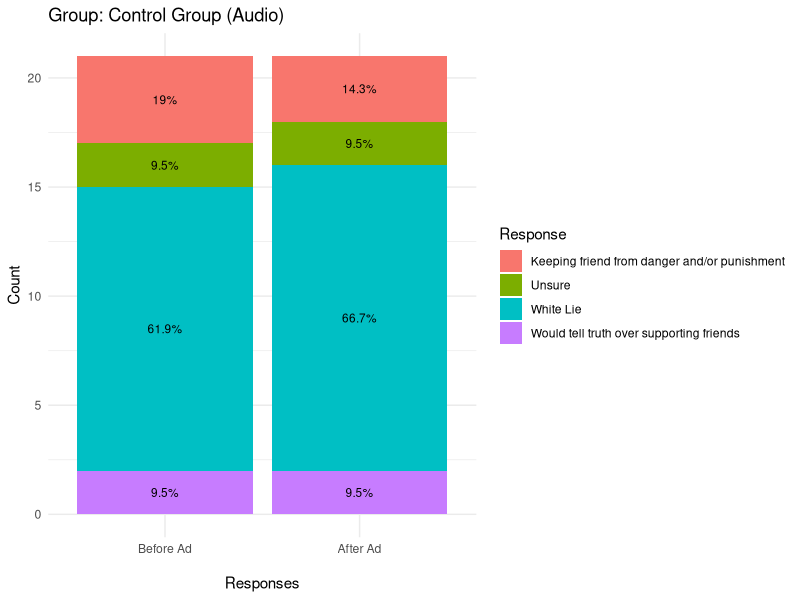
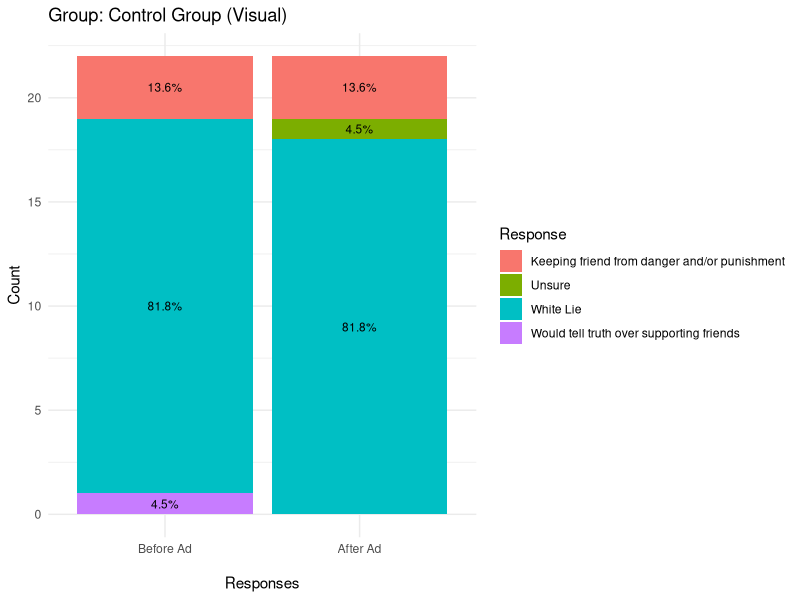
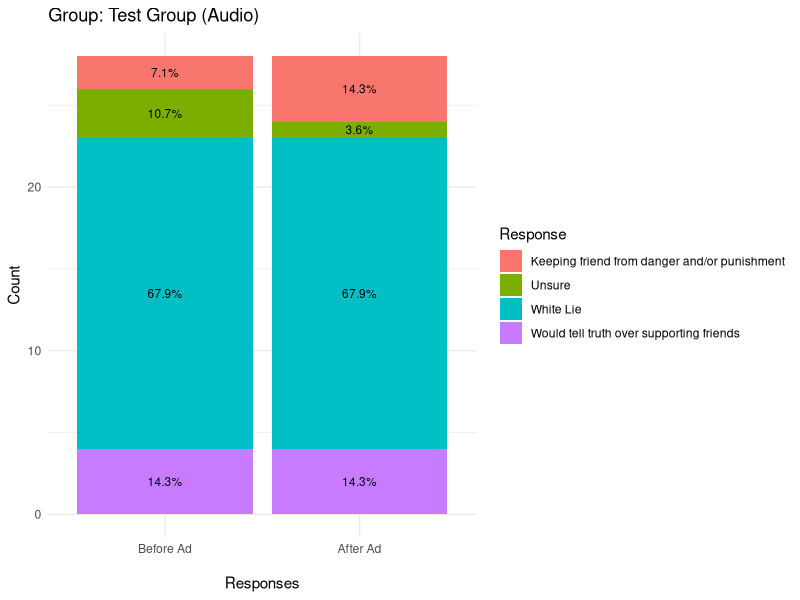
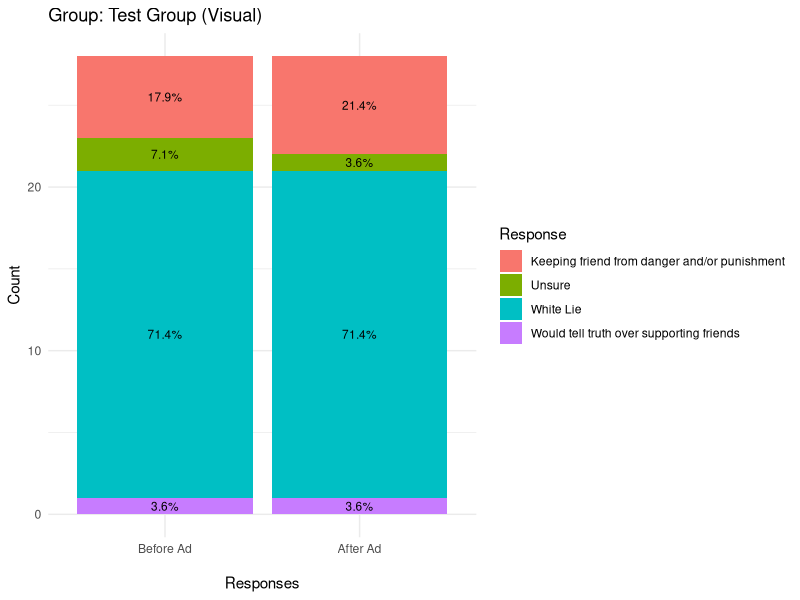

The R script that drew these images, in order: (Note: this script raises an error after producing the figures.)
## ---- chunk 1

library(tidyr)
library(gridExtra)
library(readxl)
library(dplyr)
library(corrplot)
library(writexl)
library(ggplot2)
## ---- chunk 2

lying <- read_excel("data/lying_data.xlsx")

library(dplyr)
library(tidyr)
library(ggplot2)

# Step 1: Reshape, include GROUP, relabel columns
type_of_lie_long <- lying %>%
  select(GROUP, QQ3_TYPE_OF_LIE, QQ3_LIE_2_SUMMARY) %>%
  pivot_longer(cols = c(QQ3_TYPE_OF_LIE, QQ3_LIE_2_SUMMARY),
               names_to = "QuestionType",
               values_to = "Response") %>%
  drop_na() %>%
  mutate(QuestionType = recode(QuestionType,
                               QQ3_TYPE_OF_LIE = "Before Ad",
                               QQ3_LIE_2_SUMMARY = "After Ad"))

# Step 2: Count and calculate percentages for each GROUP
lie_counts <- type_of_lie_long %>%
  group_by(GROUP, QuestionType, Response) %>%
  summarise(n = n(), .groups = "drop") %>%
  group_by(GROUP, QuestionType) %>%
  mutate(perc = n / sum(n) * 100)

# Step 3: Set factor levels for consistent x-axis order
lie_counts$QuestionType <- factor(lie_counts$QuestionType, levels = c("Before Ad", "After Ad"))

# Step 4: Create one plot per GROUP
plot_list <- lapply(unique(lie_counts$GROUP), function(g) {
  ggplot(filter(lie_counts, GROUP == g), aes(x = QuestionType, y = n, fill = Response)) +
    geom_bar(stat = "identity", position = "stack") +
    geom_text(aes(label = paste0(round(perc, 1), "%")),
              position = position_stack(vjust = 0.5),
              size = 3,
              color = "black") +
    labs(title = paste("Group:", g),
         x = "\nResponses",
         y = "Count") +
    theme_minimal() #+
    #theme(axis.text.x = element_text(angle = 15, hjust = 1))
})

# Step 5: Print each plot
plot_list[[1]]  # Control Group (Visual)
plot_list[[2]]  # Test Group (Visual)
plot_list[[3]]  # Control Group (Audio)
plot_list[[4]]  # Test Group (Audio)
## ---- chunk 3

# Define custom labels for groups
group_titles <- c(
  "1" = "VISUAL AD", # Test Group (Visual)
  "2" = "VISUAL AD", # Control Group (Visual)
  "3" = "AUDIO AD", # Test Group (Audio)
  "4" = "AUDIO AD" # Control Group (Audio)
)

# Reshape the data to long format for easier faceting
long_data <- misinfo_filtered %>%
  # Convert both "ITMIST PRE SCORE" and "ITMIST POST SCORE" to numeric
  mutate(
    `ITMIST PRE SCORE` = as.numeric(`ITMIST PRE SCORE`),
    `ITMIST POST SCORE` = as.numeric(`ITMIST POST SCORE`)
  ) %>%
  select(GROUP, `ITMIST PRE SCORE`, `ITMIST POST SCORE`) %>%  # Updated column names here
  pivot_longer(cols = c(`ITMIST PRE SCORE`, `ITMIST POST SCORE`), 
               names_to = "Test_Time", 
               values_to = "Score") %>%
  mutate(Test_Time = factor(Test_Time, levels = c("ITMIST PRE SCORE", "ITMIST POST SCORE")))  # Updated levels

# Create the plot for Groups 2 and 4 (Control Group)
plot2 <- ggplot(long_data %>% filter(GROUP %in% c(2, 4)), aes(x = Test_Time, y = Score, fill = Test_Time)) +
  geom_boxplot(outlier.colour = "red", outlier.shape = 16, outlier.size = 2) +
  facet_wrap(~ GROUP, labeller = as_labeller(group_titles)) +  # Only for Groups 2 and 4
  labs(
    title = "ITMIST Scores Before & After Ad - Control Group\n",  # Updated title for ITMIST
    x = "\nITMIST Test Scores",  # Updated axis label for ITMIST
    y = "Score\n"
  ) +
  theme_minimal() +
  theme(
    plot.title = element_text(hjust = 0.5, size = 14, face = "bold"),
    legend.position = "none"
  )

# Use grid.arrange to display the plot
grid.arrange(plot2)  # Display the plot for Control Groups (2 & 4)
